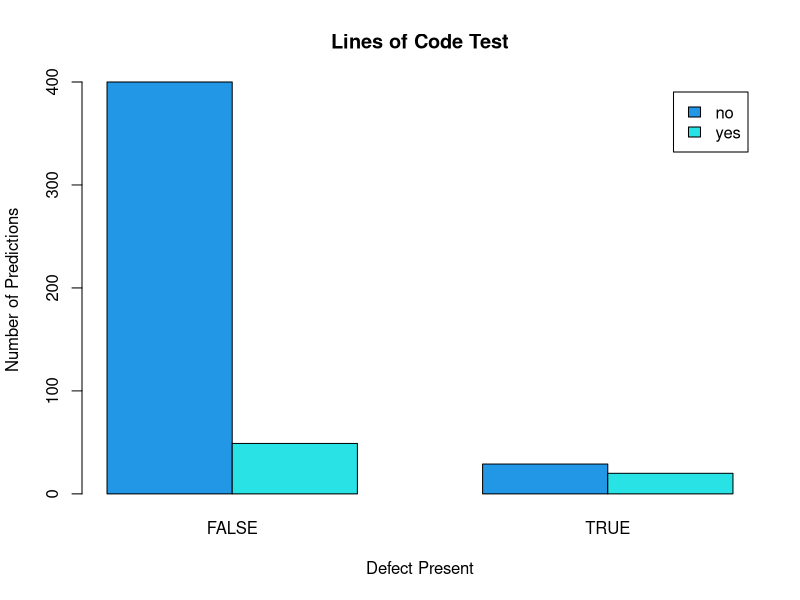
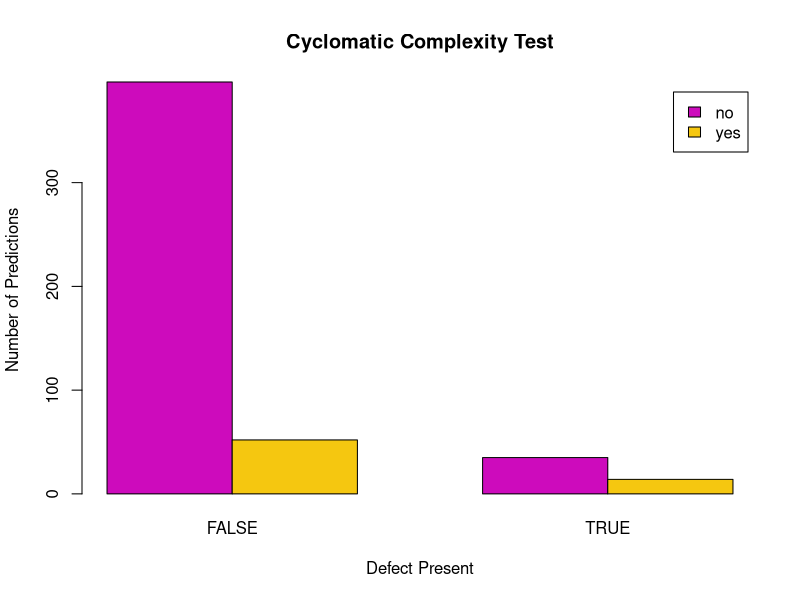
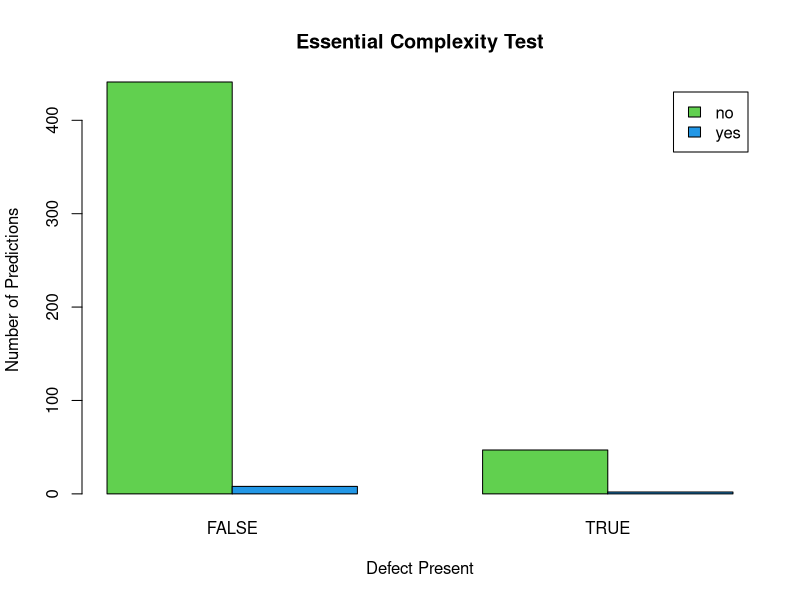
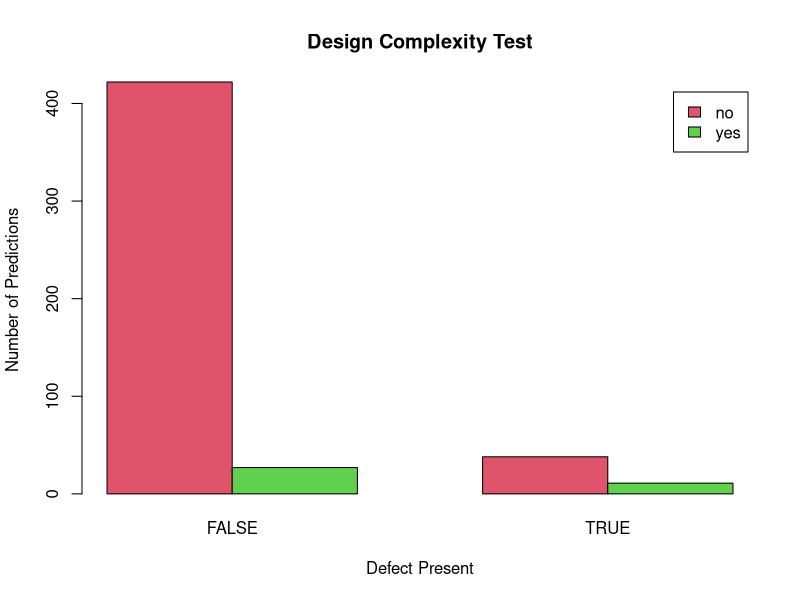

Recreate these plots in R, in order.
## ---- chunk 1
knitr::opts_chunk$set(echo = TRUE)
## ---- chunk 2
#all data in table
swdefects.tab <- read.csv("SWDEFECTS.csv")


#total two-way summary table
predictions <- with(swdefects.tab, (predict.vg.10 == "yes") | (predict.evg.14.5 == "yes")
                                      | (predict.ivg.9.2 == "yes") | (predict.loc.50 == "yes"))

#takes a 4x4 table and a grand total and creates a two way summary table
twowaysum <- function(tab, total)
{
  mat = matrix(c(tab[1, 1], tab[1, 2], I(tab[1,1] + tab[1,2])
                 ,tab[2, 1], tab[2,2], I(tab[2,1] + tab[2, 2])
                 , I(tab[1,1] + tab[2,1]), I(tab[1,2] + tab[2,2]), total)
               , ncol=3,byrow=TRUE)
  colnames(mat) = c("No Defect", "Defect", "Row Totals")
  rownames(mat) = c("Not Predicted", "Predicted", "Column Totals")
  mat
}

totals.tab <- table(predictions, swdefects.tab$defect)

twowaysum(totals.tab, nrow(swdefects.tab))
## ---- chunk 3
acc=function(a,b,c,d)
{
  accuracy = (a+d)/(a+b+c+d)
  accuracy
}
## ---- chunk 4
detect=function(b,d)
{
  detection=d/(b+d)
  detection
}
## ---- chunk 5
falarm=function(a,c)
{
  false_alarm=c/(a+c)
  false_alarm
}
## ---- chunk 6
prec=function(c,d)
{
  precision=d/(c+d)
  precision
}
## ---- chunk 7
#loc v defect

loc.tab <- with(swdefects.tab, table(predict.loc.50, defect))

twowaysum(loc.tab, nrow(swdefects.tab))

barplot(loc.tab, beside=TRUE, leg=TRUE, col=4:5,
        ylab="Number of Predictions", xlab="Defect Present")
title(main= "Lines of Code Test")
## ---- chunk 8
#cyclomatic complexity v defect
cyclo.tab <- with(swdefects.tab, table(predict.vg.10, defect))

twowaysum(cyclo.tab, nrow(swdefects.tab))

barplot(cyclo.tab, beside=TRUE, leg=TRUE, col=6:7,
        ylab="Number of Predictions", xlab="Defect Present")
title(main="Cyclomatic Complexity Test")
## ---- chunk 9
#essential complexity v defect
evg.tab <- with(swdefects.tab, table(predict.evg.14.5, defect))

twowaysum(evg.tab, nrow(swdefects.tab))

barplot(evg.tab, beside=TRUE, leg=TRUE, col=11:12,
        ylab="Number of Predictions", xlab="Defect Present")
title(main="Essential Complexity Test")
## ---- chunk 10
#design complexity v defect
ivg.tab <- with(swdefects.tab, table(predict.ivg.9.2, defect))

twowaysum(ivg.tab, nrow(swdefects.tab))

barplot(ivg.tab, beside=TRUE, leg=TRUE, col=2:3,
        ylab="Number of Predictions", xlab="Defect Present")
title(main="Design Complexity Test")
